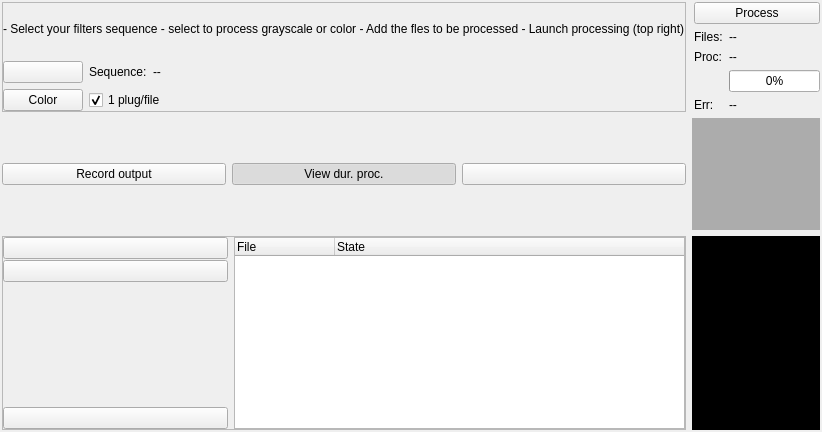
<?xml version="1.0" encoding="UTF-8"?>
<ui version="4.0">
 <class>BatchProgressWidget</class>
 <widget class="QWidget" name="BatchProgressWidget">
  <property name="geometry">
   <rect>
    <x>0</x>
    <y>0</y>
    <width>508</width>
    <height>432</height>
   </rect>
  </property>
  <property name="windowTitle">
   <string>Batch progress widget</string>
  </property>
  <property name="windowIcon">
   <iconset resource="../../../main/piaf.qrc">
    <normaloff>:/images/22x22/system-run.png</normaloff>:/images/22x22/system-run.png</iconset>
  </property>
  <property name="toolTip">
   <string>Batch progress for one batch task</string>
  </property>
  <layout class="QGridLayout" name="gridLayout_3">
   <property name="leftMargin">
    <number>2</number>
   </property>
   <property name="topMargin">
    <number>2</number>
   </property>
   <property name="rightMargin">
    <number>2</number>
   </property>
   <property name="bottomMargin">
    <number>2</number>
   </property>
   <item row="4" column="2" rowspan="3">
    <widget class="ImageWidget" name="imageLabel" native="true">
     <property name="sizePolicy">
      <sizepolicy hsizetype="Expanding" vsizetype="Expanding">
       <horstretch>0</horstretch>
       <verstretch>0</verstretch>
      </sizepolicy>
     </property>
     <property name="styleSheet">
      <string notr="true">background-color: rgb(0, 0, 0);</string>
     </property>
    </widget>
   </item>
   <item row="4" column="0" rowspan="3">
    <widget class="QFrame" name="frame_fileList">
     <property name="frameShape">
      <enum>QFrame::StyledPanel</enum>
     </property>
     <property name="frameShadow">
      <enum>QFrame::Raised</enum>
     </property>
     <layout class="QGridLayout" name="gridLayout_4">
      <property name="leftMargin">
       <number>0</number>
      </property>
      <property name="topMargin">
       <number>0</number>
      </property>
      <property name="rightMargin">
       <number>0</number>
      </property>
      <property name="bottomMargin">
       <number>0</number>
      </property>
      <property name="verticalSpacing">
       <number>2</number>
      </property>
      <item row="0" column="0">
       <widget class="QWidget" name="filesButtonsWidget" native="true">
        <layout class="QVBoxLayout" name="verticalLayout_4">
         <property name="spacing">
          <number>1</number>
         </property>
         <property name="leftMargin">
          <number>0</number>
         </property>
         <property name="topMargin">
          <number>0</number>
         </property>
         <property name="rightMargin">
          <number>0</number>
         </property>
         <property name="bottomMargin">
          <number>0</number>
         </property>
         <item>
          <widget class="QPushButton" name="addButton">
           <property name="toolTip">
            <string>Add new files</string>
           </property>
           <property name="text">
            <string/>
           </property>
           <property name="icon">
            <iconset resource="../../../main/piaf.qrc">
             <normaloff>:/images/22x22/list-add.png</normaloff>:/images/22x22/list-add.png</iconset>
           </property>
           <property name="shortcut">
            <string>Ctrl+O</string>
           </property>
          </widget>
         </item>
         <item>
          <widget class="QPushButton" name="delButton">
           <property name="toolTip">
            <string>Remove selected files</string>
           </property>
           <property name="text">
            <string/>
           </property>
           <property name="icon">
            <iconset resource="../../../main/piaf.qrc">
             <normaloff>:/images/22x22/list-remove.png</normaloff>:/images/22x22/list-remove.png</iconset>
           </property>
           <property name="shortcut">
            <string>Del</string>
           </property>
          </widget>
         </item>
         <item>
          <spacer name="verticalSpacer">
           <property name="orientation">
            <enum>Qt::Vertical</enum>
           </property>
           <property name="sizeHint" stdset="0">
            <size>
             <width>10</width>
             <height>10</height>
            </size>
           </property>
          </spacer>
         </item>
         <item>
          <widget class="QPushButton" name="resetButton">
           <property name="toolTip">
            <string>Reset state to unprocessed</string>
           </property>
           <property name="text">
            <string/>
           </property>
           <property name="icon">
            <iconset resource="../../../main/piaf.qrc">
             <normaloff>:/images/22x22/edit-undo.png</normaloff>:/images/22x22/edit-undo.png</iconset>
           </property>
           <property name="shortcut">
            <string>Alt+Z</string>
           </property>
          </widget>
         </item>
        </layout>
       </widget>
      </item>
      <item row="0" column="1" colspan="2">
       <widget class="QTreeWidget" name="filesTreeWidget">
        <property name="toolTip">
         <string>Files for batch processing</string>
        </property>
        <property name="alternatingRowColors">
         <bool>true</bool>
        </property>
        <property name="selectionMode">
         <enum>QAbstractItemView::ExtendedSelection</enum>
        </property>
        <property name="autoExpandDelay">
         <number>1</number>
        </property>
        <property name="allColumnsShowFocus">
         <bool>true</bool>
        </property>
        <column>
         <property name="text">
          <string>File</string>
         </property>
         <property name="icon">
          <iconset resource="../../../main/piaf.qrc">
           <normaloff>:/images/pixmaps/movie.png</normaloff>:/images/pixmaps/movie.png</iconset>
         </property>
        </column>
        <column>
         <property name="text">
          <string>State</string>
         </property>
        </column>
       </widget>
      </item>
     </layout>
    </widget>
   </item>
   <item row="1" column="0" rowspan="2">
    <widget class="QFrame" name="frame">
     <property name="sizePolicy">
      <sizepolicy hsizetype="Preferred" vsizetype="Minimum">
       <horstretch>0</horstretch>
       <verstretch>0</verstretch>
      </sizepolicy>
     </property>
     <property name="frameShape">
      <enum>QFrame::StyledPanel</enum>
     </property>
     <property name="frameShadow">
      <enum>QFrame::Raised</enum>
     </property>
     <layout class="QGridLayout" name="gridLayout_5">
      <property name="leftMargin">
       <number>0</number>
      </property>
      <property name="topMargin">
       <number>0</number>
      </property>
      <property name="rightMargin">
       <number>0</number>
      </property>
      <property name="bottomMargin">
       <number>0</number>
      </property>
      <item row="1" column="2">
       <widget class="QLabel" name="label_4">
        <property name="text">
         <string>Sequence:</string>
        </property>
       </widget>
      </item>
      <item row="1" column="3">
       <widget class="QLabel" name="sequenceLabel">
        <property name="sizePolicy">
         <sizepolicy hsizetype="Expanding" vsizetype="Preferred">
          <horstretch>0</horstretch>
          <verstretch>0</verstretch>
         </sizepolicy>
        </property>
        <property name="text">
         <string>--</string>
        </property>
        <property name="wordWrap">
         <bool>true</bool>
        </property>
       </widget>
      </item>
      <item row="3" column="1">
       <widget class="QPushButton" name="greyButton">
        <property name="toolTip">
         <string>if down, the images will be converted to grayscale before processing</string>
        </property>
        <property name="statusTip">
         <string>Process input files in color or in grayscale: conversion is done before sending the images to plugins</string>
        </property>
        <property name="text">
         <string>Color</string>
        </property>
        <property name="icon">
         <iconset resource="../../../main/piaf.qrc">
          <normaloff>:/images/22x22/view-color.png</normaloff>
          <activeon>:/images/22x22/view-gray.png</activeon>:/images/22x22/view-color.png</iconset>
        </property>
        <property name="checkable">
         <bool>true</bool>
        </property>
       </widget>
      </item>
      <item row="1" column="1">
       <widget class="QPushButton" name="loadButton">
        <property name="toolTip">
         <string>Load plugin sequence</string>
        </property>
        <property name="text">
         <string/>
        </property>
        <property name="icon">
         <iconset resource="../../../main/piaf.qrc">
          <normaloff>:/images/16x16/document-open.png</normaloff>:/images/16x16/document-open.png</iconset>
        </property>
       </widget>
      </item>
      <item row="3" column="2" colspan="2">
       <widget class="QCheckBox" name="reloadPluginCheckBox">
        <property name="toolTip">
         <string>Reload plugins at every change of file</string>
        </property>
        <property name="statusTip">
         <string>Reload the plugins at every change of file. If unchecked, all the images will be processed by the same plugin processus (beware of image size changes).</string>
        </property>
        <property name="text">
         <string>1 plug/file</string>
        </property>
        <property name="checked">
         <bool>true</bool>
        </property>
       </widget>
      </item>
      <item row="0" column="1" colspan="3">
       <widget class="QLabel" name="label_5">
        <property name="text">
         <string>- Select your filters sequence
- select to process grayscale or color
- Add the fles to be processed
- Launch processing (top right)</string>
        </property>
        <property name="textFormat">
         <enum>Qt::RichText</enum>
        </property>
       </widget>
      </item>
     </layout>
    </widget>
   </item>
   <item row="3" column="0">
    <widget class="QWidget" name="widget_options" native="true">
     <layout class="QGridLayout" name="gridLayout_2">
      <property name="leftMargin">
       <number>0</number>
      </property>
      <property name="topMargin">
       <number>0</number>
      </property>
      <property name="rightMargin">
       <number>0</number>
      </property>
      <property name="bottomMargin">
       <number>0</number>
      </property>
      <item row="2" column="0">
       <widget class="QPushButton" name="recordButton">
        <property name="toolTip">
         <string>Record output image or movies</string>
        </property>
        <property name="statusTip">
         <string>Record output image when inputs are still images or movies when inputs are movies</string>
        </property>
        <property name="whatsThis">
         <string>Record output image or movies</string>
        </property>
        <property name="text">
         <string>Record output</string>
        </property>
        <property name="icon">
         <iconset resource="../../../main/piaf.qrc">
          <normaloff>:/images/22x22/media-record.png</normaloff>:/images/22x22/media-record.png</iconset>
        </property>
        <property name="checkable">
         <bool>true</bool>
        </property>
       </widget>
      </item>
      <item row="2" column="2">
       <widget class="QPushButton" name="viewButton">
        <property name="toolTip">
         <string>Display the image output once per second</string>
        </property>
        <property name="statusTip">
         <string>Display the image output once per second</string>
        </property>
        <property name="text">
         <string>View dur. proc.</string>
        </property>
        <property name="icon">
         <iconset resource="../../../main/piaf.qrc">
          <normaloff>:/images/16x16/layer-visible-on.png</normaloff>:/images/16x16/layer-visible-on.png</iconset>
        </property>
        <property name="shortcut">
         <string>F5</string>
        </property>
        <property name="checkable">
         <bool>true</bool>
        </property>
        <property name="checked">
         <bool>true</bool>
        </property>
       </widget>
      </item>
      <item row="2" column="3">
       <widget class="QPushButton" name="snapButton">
        <property name="text">
         <string/>
        </property>
        <property name="icon">
         <iconset resource="../../../main/piaf.qrc">
          <normaloff>:/images/22x22/document-save.png</normaloff>:/images/22x22/document-save.png</iconset>
        </property>
        <property name="shortcut">
         <string>Ctrl+S</string>
        </property>
        <property name="checkable">
         <bool>false</bool>
        </property>
       </widget>
      </item>
     </layout>
    </widget>
   </item>
   <item row="3" column="2">
    <widget class="TimeHistogramWidget" name="timeHistoWidget" native="true">
     <property name="sizePolicy">
      <sizepolicy hsizetype="Expanding" vsizetype="Expanding">
       <horstretch>0</horstretch>
       <verstretch>0</verstretch>
      </sizepolicy>
     </property>
     <property name="toolTip">
      <string>Processing time histogram</string>
     </property>
     <property name="statusTip">
      <string>Processing time histogram</string>
     </property>
     <property name="styleSheet">
      <string notr="true">background-color: rgb(172, 172, 172);</string>
     </property>
    </widget>
   </item>
   <item row="1" column="2" rowspan="2">
    <widget class="QWidget" name="widget_progress" native="true">
     <layout class="QHBoxLayout" name="horizontalLayout">
      <property name="leftMargin">
       <number>0</number>
      </property>
      <property name="topMargin">
       <number>0</number>
      </property>
      <property name="rightMargin">
       <number>0</number>
      </property>
      <property name="bottomMargin">
       <number>0</number>
      </property>
      <item>
       <widget class="QWidget" name="widget_files" native="true">
        <property name="sizePolicy">
         <sizepolicy hsizetype="Expanding" vsizetype="Preferred">
          <horstretch>0</horstretch>
          <verstretch>0</verstretch>
         </sizepolicy>
        </property>
        <property name="minimumSize">
         <size>
          <width>0</width>
          <height>60</height>
         </size>
        </property>
        <layout class="QGridLayout" name="gridLayout">
         <property name="leftMargin">
          <number>2</number>
         </property>
         <property name="topMargin">
          <number>0</number>
         </property>
         <property name="rightMargin">
          <number>0</number>
         </property>
         <property name="bottomMargin">
          <number>0</number>
         </property>
         <item row="1" column="0">
          <widget class="QLabel" name="label">
           <property name="sizePolicy">
            <sizepolicy hsizetype="Minimum" vsizetype="Preferred">
             <horstretch>0</horstretch>
             <verstretch>0</verstretch>
            </sizepolicy>
           </property>
           <property name="text">
            <string>Files:</string>
           </property>
          </widget>
         </item>
         <item row="1" column="1">
          <widget class="QLabel" name="nbFilesLabel">
           <property name="sizePolicy">
            <sizepolicy hsizetype="Preferred" vsizetype="Preferred">
             <horstretch>0</horstretch>
             <verstretch>0</verstretch>
            </sizepolicy>
           </property>
           <property name="toolTip">
            <string>Number of files in process list</string>
           </property>
           <property name="text">
            <string>--</string>
           </property>
          </widget>
         </item>
         <item row="2" column="0">
          <widget class="QLabel" name="label_2">
           <property name="sizePolicy">
            <sizepolicy hsizetype="Minimum" vsizetype="Preferred">
             <horstretch>0</horstretch>
             <verstretch>0</verstretch>
            </sizepolicy>
           </property>
           <property name="text">
            <string>Proc:</string>
           </property>
          </widget>
         </item>
         <item row="2" column="1">
          <widget class="QLabel" name="nbProcLabel">
           <property name="text">
            <string>--</string>
           </property>
          </widget>
         </item>
         <item row="4" column="0">
          <widget class="QLabel" name="label_3">
           <property name="sizePolicy">
            <sizepolicy hsizetype="Minimum" vsizetype="Preferred">
             <horstretch>0</horstretch>
             <verstretch>0</verstretch>
            </sizepolicy>
           </property>
           <property name="text">
            <string>Err:</string>
           </property>
          </widget>
         </item>
         <item row="4" column="1">
          <widget class="QLabel" name="nbErrLabel">
           <property name="text">
            <string>--</string>
           </property>
          </widget>
         </item>
         <item row="3" column="1">
          <widget class="QProgressBar" name="progressBar">
           <property name="sizePolicy">
            <sizepolicy hsizetype="Preferred" vsizetype="Fixed">
             <horstretch>0</horstretch>
             <verstretch>0</verstretch>
            </sizepolicy>
           </property>
           <property name="value">
            <number>0</number>
           </property>
          </widget>
         </item>
         <item row="0" column="0" colspan="2">
          <widget class="QPushButton" name="playPauseButton">
           <property name="sizePolicy">
            <sizepolicy hsizetype="Preferred" vsizetype="Preferred">
             <horstretch>0</horstretch>
             <verstretch>0</verstretch>
            </sizepolicy>
           </property>
           <property name="toolTip">
            <string>Start processing or pause it</string>
           </property>
           <property name="statusTip">
            <string>Start processing or pause it</string>
           </property>
           <property name="text">
            <string>Process</string>
           </property>
           <property name="icon">
            <iconset resource="../../ema.qrc">
             <normaloff>:/icons/22x22/media-playback-start.png</normaloff>
             <disabledoff>:/icons/22x22/media-playback-pause.png</disabledoff>:/icons/22x22/media-playback-start.png</iconset>
           </property>
           <property name="shortcut">
            <string>Space</string>
           </property>
           <property name="checkable">
            <bool>true</bool>
           </property>
          </widget>
         </item>
        </layout>
       </widget>
      </item>
     </layout>
    </widget>
   </item>
  </layout>
 </widget>
 <customwidgets>
  <customwidget>
   <class>TimeHistogramWidget</class>
   <extends>QWidget</extends>
   <header>timehistogramwidget.h</header>
   <container>1</container>
  </customwidget>
  <customwidget>
   <class>ImageWidget</class>
   <extends>QWidget</extends>
   <header>imagewidget.h</header>
   <container>1</container>
  </customwidget>
 </customwidgets>
 <resources>
  <include location="../../ema.qrc"/>
  <include location="../../../main/piaf.qrc"/>
 </resources>
 <connections/>
</ui>
